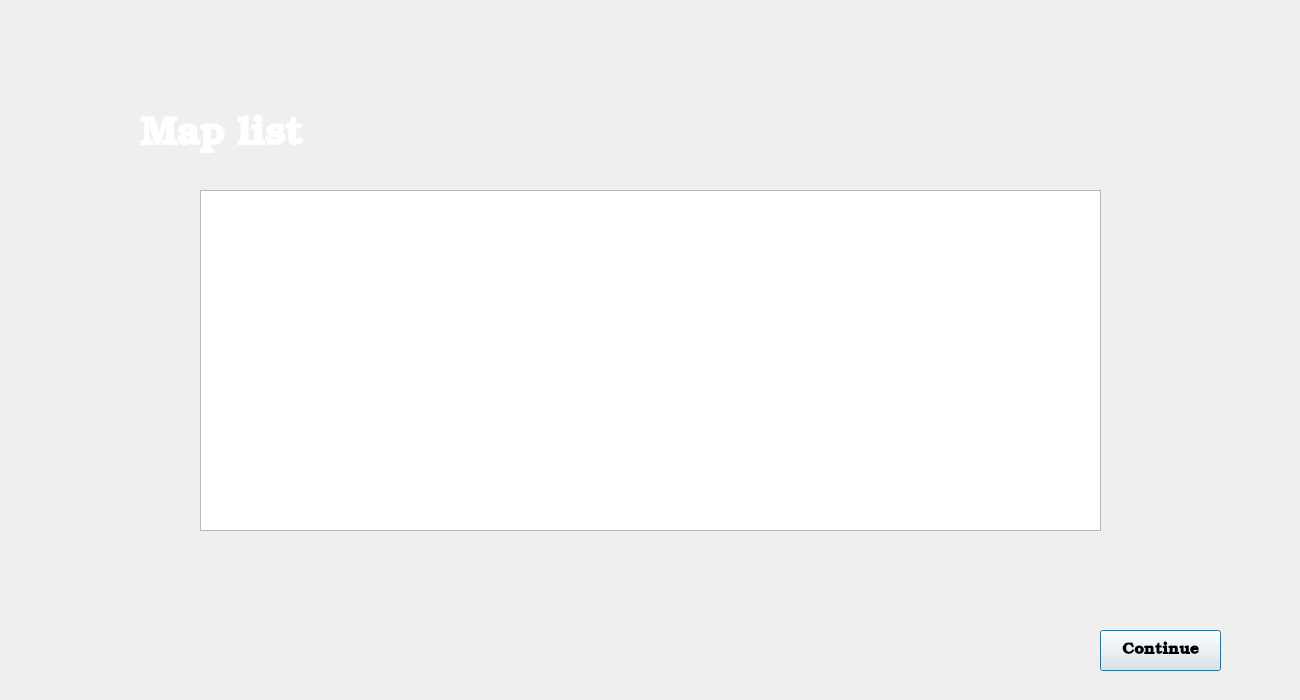
<?xml version="1.0" encoding="UTF-8"?>
<ui version="4.0">
 <class>edit_map</class>
 <widget class="QDialog" name="edit_map">
  <property name="geometry">
   <rect>
    <x>0</x>
    <y>0</y>
    <width>1300</width>
    <height>700</height>
   </rect>
  </property>
  <property name="windowTitle">
   <string>Dune</string>
  </property>
  <widget class="QLabel" name="label">
   <property name="geometry">
    <rect>
     <x>140</x>
     <y>110</y>
     <width>221</width>
     <height>51</height>
    </rect>
   </property>
   <property name="palette">
    <palette>
     <active>
      <colorrole role="WindowText">
       <brush brushstyle="SolidPattern">
        <color alpha="255">
         <red>255</red>
         <green>255</green>
         <blue>255</blue>
        </color>
       </brush>
      </colorrole>
     </active>
     <inactive>
      <colorrole role="WindowText">
       <brush brushstyle="SolidPattern">
        <color alpha="255">
         <red>255</red>
         <green>255</green>
         <blue>255</blue>
        </color>
       </brush>
      </colorrole>
     </inactive>
     <disabled>
      <colorrole role="WindowText">
       <brush brushstyle="SolidPattern">
        <color alpha="255">
         <red>190</red>
         <green>190</green>
         <blue>190</blue>
        </color>
       </brush>
      </colorrole>
     </disabled>
    </palette>
   </property>
   <property name="font">
    <font>
     <family>URW Bookman</family>
     <pointsize>29</pointsize>
     <bold>true</bold>
    </font>
   </property>
   <property name="text">
    <string>Map list</string>
   </property>
  </widget>
  <widget class="QPushButton" name="continueBotton">
   <property name="geometry">
    <rect>
     <x>1100</x>
     <y>630</y>
     <width>121</width>
     <height>41</height>
    </rect>
   </property>
   <property name="font">
    <font>
     <family>URW Bookman</family>
     <pointsize>12</pointsize>
     <bold>true</bold>
    </font>
   </property>
   <property name="text">
    <string>Continue</string>
   </property>
  </widget>
  <widget class="QListWidget" name="mapsList">
   <property name="geometry">
    <rect>
     <x>200</x>
     <y>190</y>
     <width>901</width>
     <height>341</height>
    </rect>
   </property>
   <property name="font">
    <font>
     <family>URW Bookman</family>
     <pointsize>20</pointsize>
     <bold>true</bold>
    </font>
   </property>
  </widget>
  <widget class="QLabel" name="noMapSelected">
   <property name="geometry">
    <rect>
     <x>210</x>
     <y>540</y>
     <width>551</width>
     <height>31</height>
    </rect>
   </property>
   <property name="palette">
    <palette>
     <active>
      <colorrole role="WindowText">
       <brush brushstyle="SolidPattern">
        <color alpha="255">
         <red>254</red>
         <green>0</green>
         <blue>0</blue>
        </color>
       </brush>
      </colorrole>
      <colorrole role="Text">
       <brush brushstyle="SolidPattern">
        <color alpha="255">
         <red>254</red>
         <green>0</green>
         <blue>0</blue>
        </color>
       </brush>
      </colorrole>
      <colorrole role="ToolTipText">
       <brush brushstyle="SolidPattern">
        <color alpha="255">
         <red>224</red>
         <green>27</green>
         <blue>36</blue>
        </color>
       </brush>
      </colorrole>
     </active>
     <inactive>
      <colorrole role="WindowText">
       <brush brushstyle="SolidPattern">
        <color alpha="255">
         <red>231</red>
         <green>231</green>
         <blue>231</blue>
        </color>
       </brush>
      </colorrole>
      <colorrole role="Text">
       <brush brushstyle="SolidPattern">
        <color alpha="255">
         <red>231</red>
         <green>231</green>
         <blue>231</blue>
        </color>
       </brush>
      </colorrole>
      <colorrole role="ToolTipText">
       <brush brushstyle="SolidPattern">
        <color alpha="255">
         <red>231</red>
         <green>231</green>
         <blue>231</blue>
        </color>
       </brush>
      </colorrole>
     </inactive>
     <disabled>
      <colorrole role="WindowText">
       <brush brushstyle="SolidPattern">
        <color alpha="127">
         <red>255</red>
         <green>255</green>
         <blue>255</blue>
        </color>
       </brush>
      </colorrole>
      <colorrole role="Text">
       <brush brushstyle="SolidPattern">
        <color alpha="127">
         <red>255</red>
         <green>255</green>
         <blue>255</blue>
        </color>
       </brush>
      </colorrole>
      <colorrole role="ToolTipText">
       <brush brushstyle="SolidPattern">
        <color alpha="255">
         <red>231</red>
         <green>231</green>
         <blue>231</blue>
        </color>
       </brush>
      </colorrole>
     </disabled>
    </palette>
   </property>
   <property name="font">
    <font>
     <family>URW Bookman</family>
     <pointsize>14</pointsize>
     <bold>true</bold>
    </font>
   </property>
   <property name="text">
    <string/>
   </property>
  </widget>
 </widget>
 <resources/>
 <connections/>
</ui>
